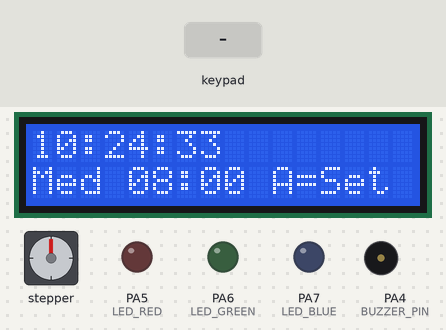
A sketch run on a simulated STM32 Blue Pill. Shown: stepper motor, 16×2 character LCD, output pins drawn as LEDs (lit = HIGH), buzzer (waves = sounding, pin HIGH). Wiring (from diagram.json): DS1307 clock at I2C address 0x68. Wiring (inferred from the names in the program): stepper motor driver (200 steps per turn assumed): step PA0; direction PA1; enable PA2. The inputs (shaded band) are chosen by the test bench. The local clock reads 2024-03-15 10:24:30 at power-on unless the sketch sets it; pins used as bus, display or sensor lines are not drawn.

Above: at 3.3 s.
3.4 s: key 'A' pressed
At 4.6 s:
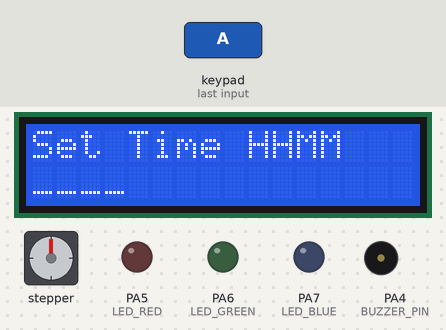
4.9 s: keypad keys 1 2 * pressed 0.4 s apart
At 6.4 s:
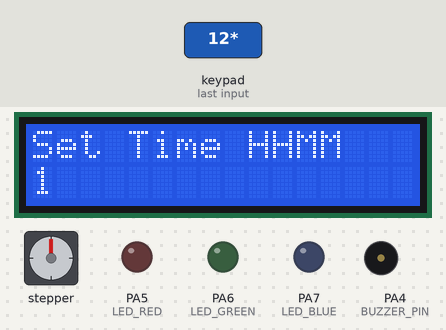
7.6 s: key 'C' pressed
At 8.4 s:
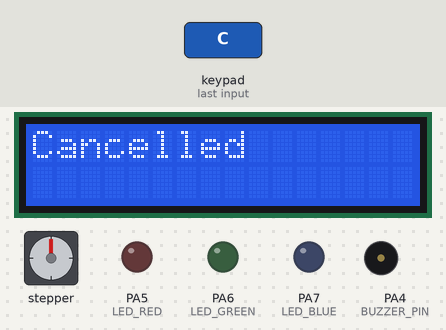
10.1 s: key 'B' pressed
At 11.6 s:
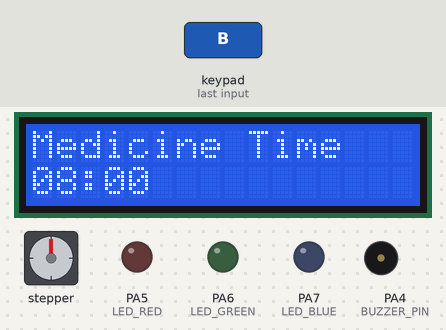
Timing chart, 0 to 13.1 s (numbered marks = the images above; inputs shaded):
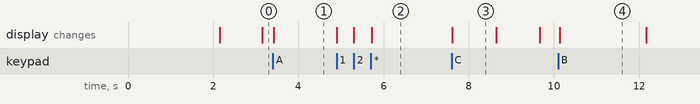

The sketch:

sketch.ino
```cpp
#include <Wire.h>
#include <LiquidCrystal_I2C.h>
#include <Keypad.h>

LiquidCrystal_I2C lcd(0x27, 16, 2);

#define RTC_ADDRESS 0x68

#define STEP_PIN PA0
#define DIR_PIN  PA1
#define EN_PIN   PA2

#define IR_PIN PA3
#define BUZZER_PIN PA4

#define LED_RED   PA5
#define LED_GREEN PA6
#define LED_BLUE  PA7

const byte ROWS = 4;
const byte COLS = 4;

char keys[ROWS][COLS] = {
  {'1', '2', '3', 'A'},
  {'4', '5', '6', 'B'},
  {'7', '8', '9', 'C'},
  {'*', '0', '#', 'D'}
};

byte rowPins[ROWS] = {PA8, PA9, PA10, PA11};
byte colPins[COLS] = {PB12, PB13, PB14, PB15};

Keypad keypad = Keypad(
  makeKeymap(keys), rowPins, colPins, ROWS, COLS
);

int medicineHour = 8;
int medicineMinute = 0;
bool doseDone = false;

byte bcdToDec(byte value)
{
  return ((value >> 4) * 10) + (value & 0x0F);
}

void readRTC(byte &hours, byte &minutes, byte &seconds)
{
  hours = 0;
  minutes = 0;
  seconds = 0;

  Wire.beginTransmission(RTC_ADDRESS);
  Wire.write(0x00);

  if (Wire.endTransmission() != 0)
    return;

  Wire.requestFrom(RTC_ADDRESS, (uint8_t)3);

  if (Wire.available() >= 3)
  {
    seconds = bcdToDec(Wire.read() & 0x7F);
    minutes = bcdToDec(Wire.read() & 0x7F);
    hours = bcdToDec(Wire.read() & 0x3F);
  }
}

void rotateMotor()
{
  digitalWrite(EN_PIN, LOW);
  digitalWrite(DIR_PIN, HIGH);

  for (int i = 0; i < 50; i++)
  {
    digitalWrite(STEP_PIN, HIGH);
    delay(3);
    digitalWrite(STEP_PIN, LOW);
    delay(3);
  }

  digitalWrite(EN_PIN, HIGH);
}

void showHomeScreen()
{
  byte hours, minutes, seconds;
  readRTC(hours, minutes, seconds);

  char timeText[17];
  char medicineText[17];

  snprintf(timeText, sizeof(timeText),
           "%02d:%02d:%02d        ",
           hours, minutes, seconds);

  snprintf(medicineText, sizeof(medicineText),
           "Med %02d:%02d A=Set ",
           medicineHour, medicineMinute);

  lcd.setCursor(0, 0);
  lcd.print(timeText);

  lcd.setCursor(0, 1);
  lcd.print(medicineText);
}

void setMedicineTime()
{
  String input = "";

  lcd.clear();
  lcd.setCursor(0, 0);
  lcd.print("Set Time HHMM");
  lcd.setCursor(0, 1);
  lcd.print("____");

  while (true)
  {
    char key = keypad.getKey();

    if (!key)
      continue;

    if (key >= '0' && key <= '9')
    {
      if (input.length() < 4)
      {
        input += key;
        lcd.setCursor(input.length() - 1, 1);
        lcd.print(key);
      }
    }
    else if (key == '*')
    {
      if (input.length() > 0)
      {
        input.remove(input.length() - 1);

        lcd.setCursor(0, 1);
        lcd.print("                ");
        lcd.setCursor(0, 1);

        for (unsigned int i = 0; i < input.length(); i++)
          lcd.print(input[i]);
      }
    }
    else if (key == 'C')
    {
      lcd.clear();
      lcd.setCursor(0, 0);
      lcd.print("Cancelled");
      delay(1000);
      return;
    }
    else if (key == '#')
    {
      if (input.length() != 4)
        continue;

      int h = (input[0] - '0') * 10 + (input[1] - '0');
      int m = (input[2] - '0') * 10 + (input[3] - '0');

      if (h < 24 && m < 60)
      {
        medicineHour = h;
        medicineMinute = m;
        doseDone = false;

        lcd.clear();
        lcd.setCursor(0, 0);
        lcd.print("Time Saved!");
        lcd.setCursor(0, 1);

        char savedTime[17];
        snprintf(savedTime, sizeof(savedTime),
                 "%02d:%02d            ", h, m);
        lcd.print(savedTime);

        delay(1500);
        return;
      }
      else
      {
        lcd.clear();
        lcd.setCursor(0, 0);
        lcd.print("Invalid Time!");
        lcd.setCursor(0, 1);
        lcd.print("Use 00-23/00-59");
        delay(1500);

        input = "";
        lcd.clear();
        lcd.setCursor(0, 0);
        lcd.print("Set Time HHMM");
        lcd.setCursor(0, 1);
        lcd.print("____");
      }
    }
  }
}

void viewMedicineTime()
{
  lcd.clear();
  lcd.setCursor(0, 0);
  lcd.print("Medicine Time");

  lcd.setCursor(0, 1);

  char savedTime[17];
  snprintf(savedTime, sizeof(savedTime),
           "%02d:%02d            ",
           medicineHour, medicineMinute);

  lcd.print(savedTime);
  delay(2000);
}

void dispenseMedicine()
{
  digitalWrite(LED_RED, LOW);
  digitalWrite(LED_GREEN, LOW);
  digitalWrite(LED_BLUE, HIGH);

  tone(BUZZER_PIN, 1000);

  lcd.clear();
  lcd.setCursor(0, 0);
  lcd.print("Take Medicine!");
  lcd.setCursor(0, 1);
  lcd.print("Please take it");
  delay(2000);

  lcd.clear();
  lcd.setCursor(0, 0);
  lcd.print("Dispensing...");

  rotateMotor();
  delay(500);

  lcd.clear();
  lcd.setCursor(0, 0);
  lcd.print("Take Tablet");
  lcd.setCursor(0, 1);
  lcd.print("Press GREEN");

  while (true)
  {
    if (digitalRead(IR_PIN) == LOW)
    {
      delay(50);

      if (digitalRead(IR_PIN) == LOW)
      {
        noTone(BUZZER_PIN);
        digitalWrite(LED_BLUE, LOW);
        digitalWrite(LED_GREEN, HIGH);

        lcd.clear();
        lcd.setCursor(0, 0);
        lcd.print("Tablet Confirmed");
        lcd.setCursor(0, 1);
        lcd.print("Thank You!");

        while (digitalRead(IR_PIN) == LOW)
          delay(20);

        delay(3000);
        digitalWrite(LED_GREEN, LOW);
        return;
      }
    }

    delay(20);
  }
}

void setup()
{
  Wire.begin();

  lcd.init();
  lcd.backlight();
  lcd.clear();

  pinMode(STEP_PIN, OUTPUT);
  pinMode(DIR_PIN, OUTPUT);
  pinMode(EN_PIN, OUTPUT);
  digitalWrite(EN_PIN, HIGH);

  pinMode(IR_PIN, INPUT_PULLUP);
  pinMode(BUZZER_PIN, OUTPUT);

  pinMode(LED_RED, OUTPUT);
  pinMode(LED_GREEN, OUTPUT);
  pinMode(LED_BLUE, OUTPUT);

  digitalWrite(LED_RED, LOW);
  digitalWrite(LED_GREEN, LOW);
  digitalWrite(LED_BLUE, LOW);

  lcd.setCursor(0, 0);
  lcd.print("Medicine");
  lcd.setCursor(0, 1);
  lcd.print("Dispenser");
  delay(2000);

  lcd.clear();
  showHomeScreen();
}

void loop()
{
  static unsigned long lastDisplay = 0;

  byte hours, minutes, seconds;
  readRTC(hours, minutes, seconds);

  char key = keypad.getKey();

  if (key == 'A')
  {
    setMedicineTime();
    lastDisplay = millis();
    showHomeScreen();
  }
  else if (key == 'B')
  {
    viewMedicineTime();
    lastDisplay = millis();
    showHomeScreen();
  }

  if (hours == medicineHour &&
      minutes == medicineMinute &&
      !doseDone)
  {
    doseDone = true;
    dispenseMedicine();

    lastDisplay = millis();
    showHomeScreen();
  }

  if (minutes != medicineMinute)
    doseDone = false;

  if (millis() - lastDisplay >= 1000)
  {
    lastDisplay = millis();
    showHomeScreen();
  }

  delay(20);
}
```

Measured:
- after the input at 3.4 s, the display: changes at once (image 1)
- after the input at 4.9 s, the display: first changes at once (image 2 shows a later state)
- after the input at 7.6 s, the display: changes at once (image 3)
- after the input at 10.1 s, the display: changes at once (image 4)
- what the display in image 3 shows lasts 1.0 s, from 7.6 s to 8.6 s
- what the display in image 4 shows lasts 2.1 s, from 10.1 s to 12.2 s
